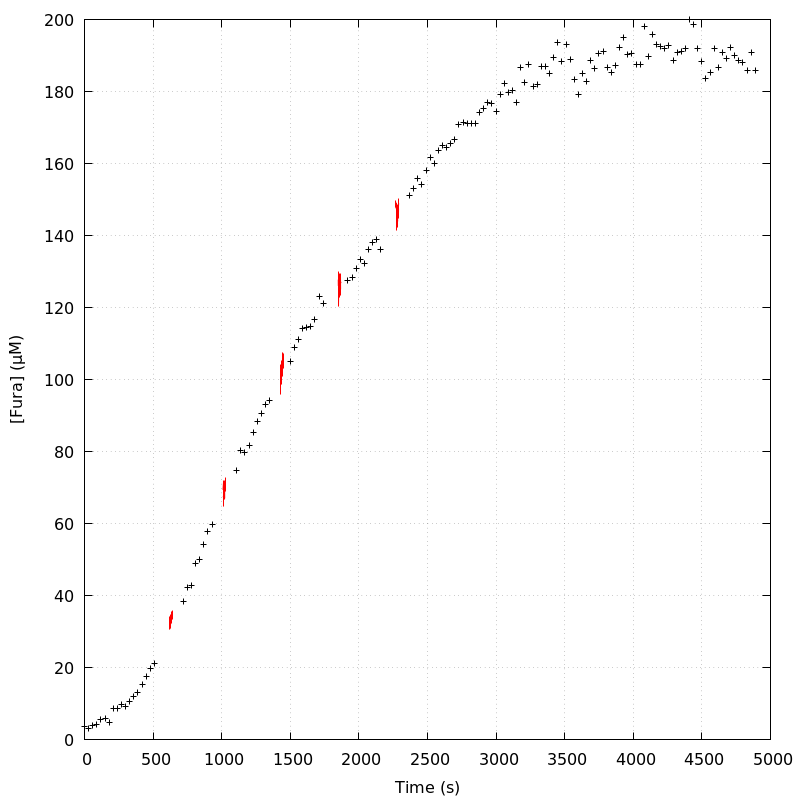

The script that drew this image:
unset key
set grid
set ylabel '[Fura] (µM)'
set xlabel 'Time (s)'
plot 'DA_130514_E4_aba_loading_curve' index 0 using 1:2 linecolor rgb 'black',\
'' index 1 using 1:2 with lines linecolor rgb 'red',\
'' index 2 using 1:2 with lines linecolor rgb 'red',\
'' index 3 using 1:2 with lines linecolor rgb 'red',\
'' index 4 using 1:2 with lines linecolor rgb 'red',\
'' index 5 using 1:2 with lines linecolor rgb 'red',\
